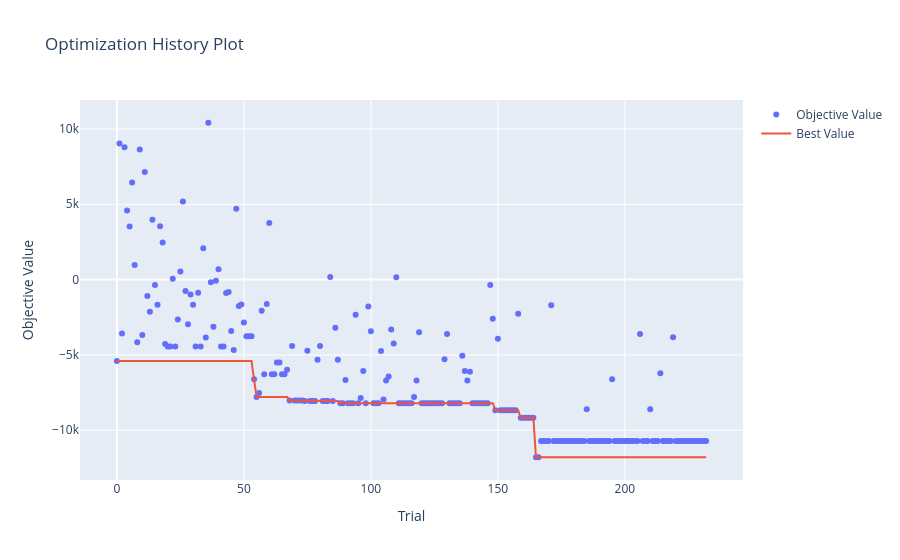
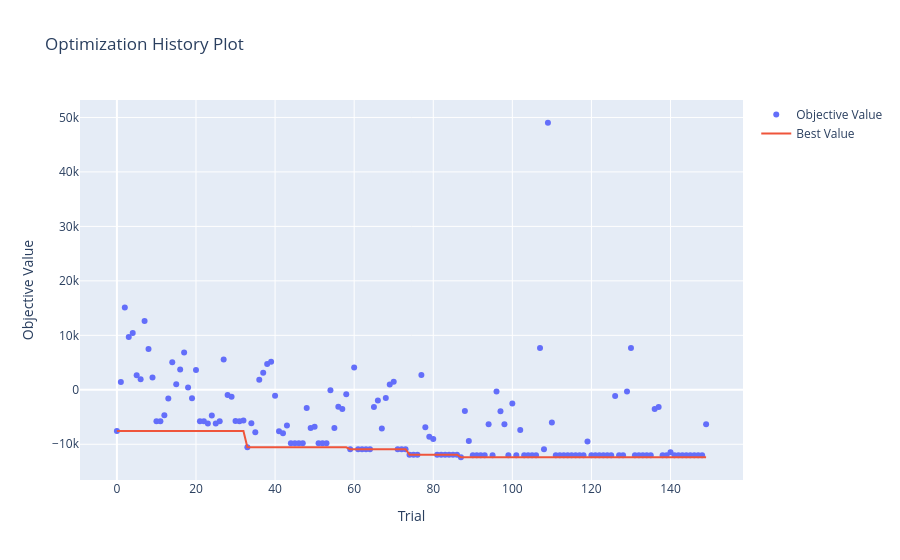

The notebook cell these images were saved under, in order:
### Markdown cell above
#### 1:最適化推移の確認

### Code cell
plot_optimization_history(STUDY_NAME=normal_study_name, db_path=f"{normal_save_dir}/{normal_db}")
plot_optimization_history(STUDY_NAME=failure_study_name, db_path=f"{failure_save_dir}/{failure_db}")

### Figure 1 — Plotly figure (JSON) as saved in the notebook; plotly's stock layout.template omitted (floating-point values rounded to 4 significant figures; data arrays with more than 128 entries replaced by an {"elided": "..."} marker saying what was removed)
{"data": [{"mode": "markers", "name": "Objective Value", "type": "scatter", "x": {"elided": "233 int values"}, "y": {"elided": "233 float values"}}, {"mode": "lines", "name": "Best Value", "type": "scatter", "x": {"elided": "233 int values"}, "y": {"elided": "233 float values"}}, {"marker": {"color": "#cccccc"}, "mode": "markers", "name": "Infeasible Trial", "showlegend": false, "type": "scatter", "x": [], "y": []}], "layout": {"title": {"text": "Optimization History Plot"}, "xaxis": {"title": {"text": "Trial"}}, "yaxis": {"title": {"text": "Objective Value"}}}}

### Figure 2 — Plotly figure (JSON) as saved in the notebook; plotly's stock layout.template omitted (floating-point values rounded to 4 significant figures; data arrays with more than 128 entries replaced by an {"elided": "..."} marker saying what was removed)
{"data": [{"mode": "markers", "name": "Objective Value", "type": "scatter", "x": {"elided": "150 int values"}, "y": {"elided": "150 float values"}}, {"mode": "lines", "name": "Best Value", "type": "scatter", "x": {"elided": "150 int values"}, "y": {"elided": "150 float values"}}, {"marker": {"color": "#cccccc"}, "mode": "markers", "name": "Infeasible Trial", "showlegend": false, "type": "scatter", "x": [], "y": []}], "layout": {"title": {"text": "Optimization History Plot"}, "xaxis": {"title": {"text": "Trial"}}, "yaxis": {"title": {"text": "Objective Value"}}}}
